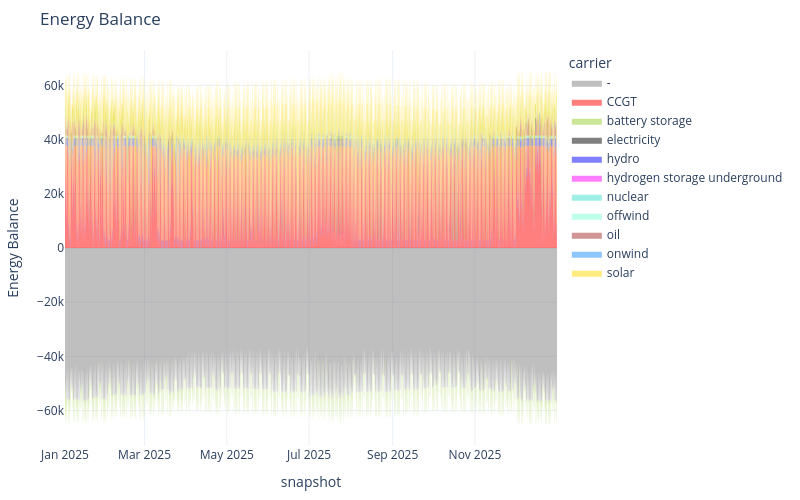

The cell this chart's notebook holds for it:
### Markdown cell above
## Energy Balance

### Code cell
n.statistics.energy_balance.iplot()

### Figure 1 — Plotly figure (JSON) as saved in the notebook; plotly's stock layout.template omitted (floating-point values rounded to 4 significant figures; data arrays with more than 128 entries replaced by an {"elided": "..."} marker saying what was removed)
{"data": [{"fillpattern": {"shape": ""}, "hovertemplate": "carrier=CCGT<br>snapshot=%{x}<br>Energy Balance=%{y}<extra></extra>", "legendgroup": "CCGT", "line": {"color": "red", "width": 0}, "marker": {"symbol": "circle"}, "mode": "lines", "name": "CCGT", "orientation": "v", "showlegend": false, "stackgroup": "positive", "type": "scatter", "x": {"elided": "2920 str values"}, "xaxis": "x", "y": {"elided": "2920 float values"}, "yaxis": "y"}, {"fillpattern": {"shape": ""}, "hovertemplate": "carrier=hydro<br>snapshot=%{x}<br>Energy Balance=%{y}<extra></extra>", "legendgroup": "hydro", "line": {"color": "blue", "width": 0}, "marker": {"symbol": "circle"}, "mode": "lines", "name": "hydro", "orientation": "v", "showlegend": false, "stackgroup": "positive", "type": "scatter", "x": {"elided": "2920 str values"}, "xaxis": "x", "y": {"elided": "2920 float values"}, "yaxis": "y"}, {"fillpattern": {"shape": ""}, "hovertemplate": "carrier=nuclear<br>snapshot=%{x}<br>Energy Balance=%{y}<extra></extra>", "legendgroup": "nuclear", "line": {"color": "turquoise", "width": 0}, "marker": {"symbol": "circle"}, "mode": "lines", "name": "nuclear", "orientation": "v", "showlegend": false, "stackgroup": "positive", "type": "scatter", "x": {"elided": "2920 str values"}, "xaxis": "x", "y": {"elided": "2920 float values"}, "yaxis": "y"}, {"fillpattern": {"shape": ""}, "hovertemplate": "carrier=offwind<br>snapshot=%{x}<br>Energy Balance=%{y}<extra></extra>", "legendgroup": "offwind", "line": {"color": "aquamarine", "width": 0}, "marker": {"symbol": "circle"}, "mode": "lines", "name": "offwind", "orientation": "v", "showlegend": false, "stackgroup": "positive", "type": "scatter", "x": {"elided": "2914 str values"}, "xaxis": "x", "y": {"elided": "2914 float values"}, "yaxis": "y"}, {"fillpattern": {"shape": ""}, "hovertemplate": "carrier=oil<br>snapshot=%{x}<br>Energy Balance=%{y}<extra></extra>", "legendgroup": "oil", "line": {"color": "brown", "width": 0}, "marker": {"symbol": "circle"}, "mode": "lines", "name": "oil", "orientation": "v", "showlegend": false, "stackgroup": "positive", "type": "scatter", "x": {"elided": "2920 str values"}, "xaxis": "x", "y": {"elided": "2920 float values"}, "yaxis": "y"}, {"fillpattern": {"shape": ""}, "hovertemplate": "carrier=onwind<br>snapshot=%{x}<br>Energy Balance=%{y}<extra></extra>", "legendgroup": "onwind", "line": {"color": "dodgerblue", "width": 0}, "marker": {"symbol": "circle"}, "mode": "lines", "name": "onwind", "orientation": "v", "showlegend": false, "stackgroup": "positive", "type": "scatter", "x": {"elided": "2920 str values"}, "xaxis": "x", "y": {"elided": "2920 float values"}, "yaxis": "y"}, {"fillpattern": {"shape": ""}, "hovertemplate": "carrier=battery storage<br>snapshot=%{x}<br>Energy Balance=%{y}<extra></extra>", "legendgroup": "battery storage", "line": {"color": "yellowgreen", "width": 0}, "marker": {"symbol": "circle"}, "mode": "lines", "name": "battery storage", "orientation": "v", "showlegend": false, "stackgroup": "positive", "type": "scatter", "x": {"elided": "1880 str values"}, "xaxis": "x", "y": {"elided": "1880 float values"}, "yaxis": "y"}, {"fillpattern": {"shape": ""}, "hovertemplate": "carrier=solar<br>snapshot=%{x}<br>Energy Balance=%{y}<extra></extra>", "legendgroup": "solar", "line": {"color": "gold", "width": 0}, "marker": {"symbol": "circle"}, "mode": "lines", "name": "solar", "orientation": "v", "showlegend": false, "stackgroup": "positive", "type": "scatter", "x": {"elided": "1827 str values"}, "xaxis": "x", "y": {"elided": "1827 float values"}, "yaxis": "y"}, {"fillpattern": {"shape": ""}, "hovertemplate": "carrier=hydrogen storage underground<br>snapshot=%{x}<br>Energy Balance=%{y}<extra></extra>", "legendgroup": "hydrogen storage underground", "line": {"color": "magenta", "width": 0}, "marker": {"symbol": "circle"}, "mode": "lines", "name": "hydrogen storage underground", "orientation": "v", "showlegend": false, "stackgroup": "positive", "type": "scatter", "x": {"elided": "371 str values"}, "xaxis": "x", "y": {"elided": "371 float values"}, "yaxis": "y"}, {"fillpattern": {"shape": ""}, "hovertemplate": "carrier=-<br>snapshot=%{x}<br>Energy Balance=%{y}<extra></extra>", "legendgroup": "-", "line": {"color": "gray", "width": 0}, "marker": {"symbol": "circle"}, "mode": "lines", "name": "-", "orientation": "v", "showlegend": false, "stackgroup": "negative", "type": "scatter", "x": {"elided": "2920 str values"}, "xaxis": "x", "y": {"elided": "2920 float values"}, "yaxis": "y"}, {"fillpattern": {"shape": ""}, "hovertemplate": "carrier=battery storage<br>snapshot=%{x}<br>Energy Balance=%{y}<extra></extra>", "legendgroup": "battery storage", "line": {"color": "yellowgreen", "width": 0}, "marker": {"symbol": "circle"}, "mode": "lines", "name": "battery storage", "orientation": "v", "showlegend": false, "stackgroup": "negative", "type": "scatter", "x": {"elided": "1040 str values"}, "xaxis": "x", "y": {"elided": "1040 float values"}, "yaxis": "y"}, {"fillpattern": {"shape": ""}, "hovertemplate": "carrier=hydrogen storage underground<br>snapshot=%{x}<br>Energy Balance=%{y}<extra></extra>", "legendgroup": "hydrogen storage underground", "line": {"color": "magenta", "width": 0}, "marker": {"symbol": "circle"}, "mode": "lines", "name": "hydrogen storage underground", "orientation": "v", "showlegend": false, "stackgroup": "negative", "type": "scatter", "x": {"elided": "2549 str values"}, "xaxis": "x", "y": {"elided": "2549 float values"}, "yaxis": "y"}, {"fillpattern": {"shape": ""}, "hovertemplate": "carrier=-<br>snapshot=%{x}<br>Energy Balance=%{y}<extra></extra>", "legendgroup": "-", "line": {"color": "gray", "width": 0}, "marker": {"symbol": "circle"}, "mode": "lines", "name": "-", "orientation": "v", "showlegend": true, "stackgroup": "1", "type": "scatter", "x": ["2025-12-31T21:00:00.000000000"], "xaxis": "x", "y": [NaN], "yaxis": "y"}, {"fillpattern": {"shape": ""}, "hovertemplate": "carrier=CCGT<br>snapshot=%{x}<br>Energy Balance=%{y}<extra></extra>", "legendgroup": "CCGT", "line": {"color": "red", "width": 0}, "marker": {"symbol": "circle"}, "mode": "lines", "name": "CCGT", "orientation": "v", "showlegend": true, "stackgroup": "1", "type": "scatter", "x": ["2025-12-31T21:00:00.000000000"], "xaxis": "x", "y": [NaN], "yaxis": "y"}, {"fillpattern": {"shape": ""}, "hovertemplate": "carrier=battery storage<br>snapshot=%{x}<br>Energy Balance=%{y}<extra></extra>", "legendgroup": "battery storage", "line": {"color": "yellowgreen", "width": 0}, "marker": {"symbol": "circle"}, "mode": "lines", "name": "battery storage", "orientation": "v", "showlegend": true, "stackgroup": "1", "type": "scatter", "x": ["2025-12-31T21:00:00.000000000"], "xaxis": "x", "y": [NaN], "yaxis": "y"}, {"fillpattern": {"shape": ""}, "hovertemplate": "carrier=electricity<br>snapshot=%{x}<br>Energy Balance=%{y}<extra></extra>", "legendgroup": "electricity", "line": {"color": "black", "width": 0}, "marker": {"symbol": "circle"}, "mode": "lines", "name": "electricity", "orientation": "v", "showlegend": true, "stackgroup": "1", "type": "scatter", "x": ["2025-12-31T21:00:00.000000000"], "xaxis": "x", "y": [NaN], "yaxis": "y"}, {"fillpattern": {"shape": ""}, "hovertemplate": "carrier=hydro<br>snapshot=%{x}<br>Energy Balance=%{y}<extra></extra>", "legendgroup": "hydro", "line": {"color": "blue", "width": 0}, "marker": {"symbol": "circle"}, "mode": "lines", "name": "hydro", "orientation": "v", "showlegend": true, "stackgroup": "1", "type": "scatter", "x": ["2025-12-31T21:00:00.000000000"], "xaxis": "x", "y": [NaN], "yaxis": "y"}, {"fillpattern": {"shape": ""}, "hovertemplate": "carrier=hydrogen storage underground<br>snapshot=%{x}<br>Energy Balance=%{y}<extra></extra>", "legendgroup": "hydrogen storage underground", "line": {"color": "magenta", "width": 0}, "marker": {"symbol": "circle"}, "mode": "lines", "name": "hydrogen storage underground", "orientation": "v", "showlegend": true, "stackgroup": "1", "type": "scatter", "x": ["2025-12-31T21:00:00.000000000"], "xaxis": "x", "y": [NaN], "yaxis": "y"}, {"fillpattern": {"shape": ""}, "hovertemplate": "carrier=nuclear<br>snapshot=%{x}<br>Energy Balance=%{y}<extra></extra>", "legendgroup": "nuclear", "line": {"color": "turquoise", "width": 0}, "marker": {"symbol": "circle"}, "mode": "lines", "name": "nuclear", "orientation": "v", "showlegend": true, "stackgroup": "1", "type": "scatter", "x": ["2025-12-31T21:00:00.000000000"], "xaxis": "x", "y": [NaN], "yaxis": "y"}, {"fillpattern": {"shape": ""}, "hovertemplate": "carrier=offwind<br>snapshot=%{x}<br>Energy Balance=%{y}<extra></extra>", "legendgroup": "offwind", "line": {"color": "aquamarine", "width": 0}, "marker": {"symbol": "circle"}, "mode": "lines", "name": "offwind", "orientation": "v", "showlegend": true, "stackgroup": "1", "type": "scatter", "x": ["2025-12-31T21:00:00.000000000"], "xaxis": "x", "y": [NaN], "yaxis": "y"}, {"fillpattern": {"shape": ""}, "hovertemplate": "carrier=oil<br>snapshot=%{x}<br>Energy Balance=%{y}<extra></extra>", "legendgroup": "oil", "line": {"color": "brown", "width": 0}, "marker": {"symbol": "circle"}, "mode": "lines", "name": "oil", "orientation": "v", "showlegend": true, "stackgroup": "1", "type": "scatter", "x": ["2025-12-31T21:00:00.000000000"], "xaxis": "x", "y": [NaN], "yaxis": "y"}, {"fillpattern": {"shape": ""}, "hovertemplate": "carrier=onwind<br>snapshot=%{x}<br>Energy Balance=%{y}<extra></extra>", "legendgroup": "onwind", "line": {"color": "dodgerblue", "width": 0}, "marker": {"symbol": "circle"}, "mode": "lines", "name": "onwind", "orientation": "v", "showlegend": true, "stackgroup": "1", "type": "scatter", "x": ["2025-12-31T21:00:00.000000000"], "xaxis": "x", "y": [NaN], "yaxis": "y"}, {"fillpattern": {"shape": ""}, "hovertemplate": "carrier=solar<br>snapshot=%{x}<br>Energy Balance=%{y}<extra></extra>", "legendgroup": "solar", "line": {"color": "gold", "width": 0}, "marker": {"symbol": "circle"}, "mode": "lines", "name": "solar", "orientation": "v", "showlegend": true, "stackgroup": "1", "type": "scatter", "x": ["2025-12-31T21:00:00.000000000"], "xaxis": "x", "y": [NaN], "yaxis": "y"}], "layout": {"height": 500, "hovermode": "x", "legend": {"title": {"text": "carrier"}, "tracegroupgap": 0}, "margin": {"b": 50, "l": 50, "r": 50, "t": 50}, "title": {"text": "Energy Balance"}, "width": 800, "xaxis": {"anchor": "y", "domain": [0, 1], "title": {"text": "snapshot"}}, "yaxis": {"anchor": "x", "domain": [0, 1], "title": {"text": "Energy Balance"}}}}
